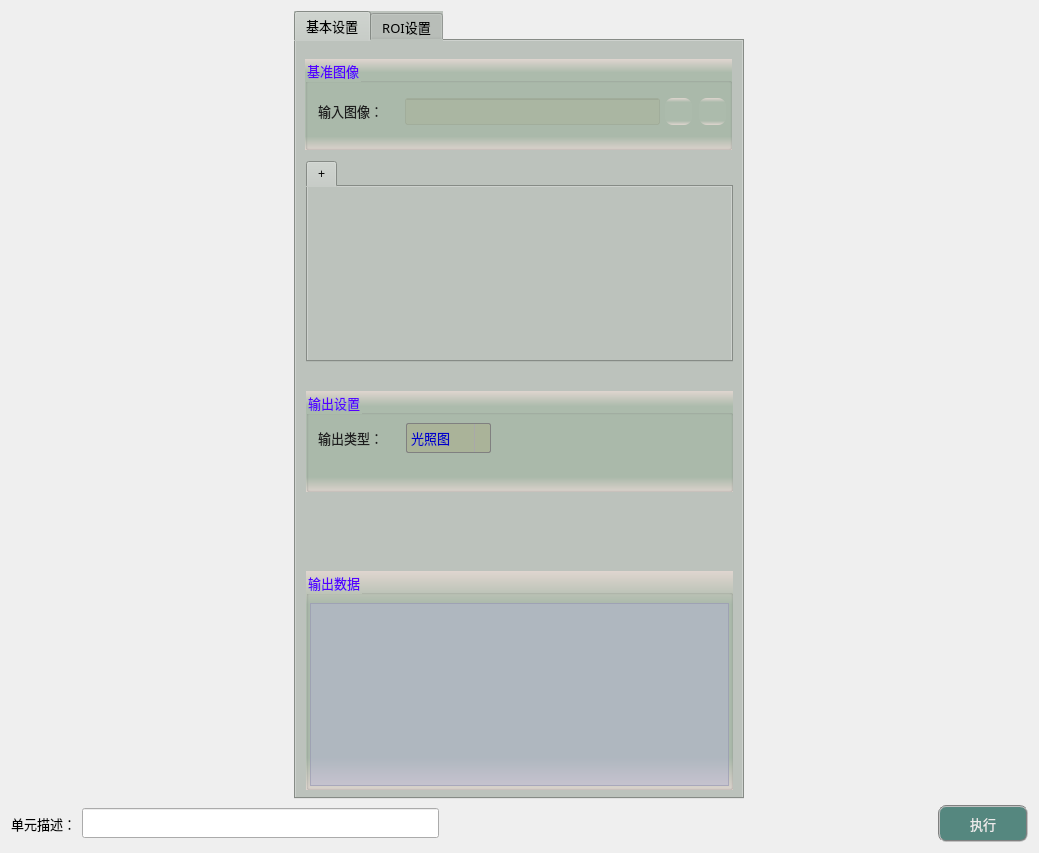
<?xml version="1.0" encoding="UTF-8"?>
<ui version="4.0">
 <class>frmPhotometricSteroClass</class>
 <widget class="QWidget" name="frmPhotometricSteroClass">
  <property name="geometry">
   <rect>
    <x>0</x>
    <y>0</y>
    <width>1039</width>
    <height>853</height>
   </rect>
  </property>
  <property name="windowTitle">
   <string>frmPhotometricStero</string>
  </property>
  <layout class="QVBoxLayout" name="verticalLayout">
   <item>
    <layout class="QHBoxLayout" name="horizontalLayout_2">
     <item>
      <widget class="QTabWidget" name="tabWidget">
       <property name="sizePolicy">
        <sizepolicy hsizetype="Fixed" vsizetype="Expanding">
         <horstretch>0</horstretch>
         <verstretch>0</verstretch>
        </sizepolicy>
       </property>
       <property name="minimumSize">
        <size>
         <width>450</width>
         <height>550</height>
        </size>
       </property>
       <property name="maximumSize">
        <size>
         <width>16777215</width>
         <height>16777215</height>
        </size>
       </property>
       <property name="font">
        <font>
         <family>微软雅黑</family>
         <pointsize>10</pointsize>
        </font>
       </property>
       <property name="styleSheet">
        <string notr="true">background-color: #bcc2bc;</string>
       </property>
       <property name="currentIndex">
        <number>0</number>
       </property>
       <widget class="QWidget" name="tab">
        <attribute name="title">
         <string>基本设置</string>
        </attribute>
        <widget class="QGroupBox" name="groupCamera">
         <property name="geometry">
          <rect>
           <x>9</x>
           <y>18</y>
           <width>427</width>
           <height>91</height>
          </rect>
         </property>
         <property name="font">
          <font>
           <family>微软雅黑</family>
           <pointsize>10</pointsize>
          </font>
         </property>
         <property name="styleSheet">
          <string notr="true">background-color: qlineargradient(x1:0, y1:0, x2:0, y2:1, stop:0 #dfd5cf, stop: 0.15 #acbbac, stop: 0.85 #acbbac,stop:1 #dfd5cf);
color: rgb(85, 0, 255);</string>
         </property>
         <property name="title">
          <string>基准图像</string>
         </property>
         <widget class="QLabel" name="label_4">
          <property name="geometry">
           <rect>
            <x>13</x>
            <y>42</y>
            <width>79</width>
            <height>19</height>
           </rect>
          </property>
          <property name="font">
           <font>
            <family>微软雅黑</family>
            <pointsize>10</pointsize>
           </font>
          </property>
          <property name="styleSheet">
           <string notr="true">color: rgb(30, 30, 30);
background: transparent;</string>
          </property>
          <property name="text">
           <string>输入图像：</string>
          </property>
         </widget>
         <widget class="QLineEdit" name="txtLinkImage">
          <property name="geometry">
           <rect>
            <x>100</x>
            <y>39</y>
            <width>255</width>
            <height>27</height>
           </rect>
          </property>
          <property name="font">
           <font>
            <family>微软雅黑</family>
            <pointsize>10</pointsize>
           </font>
          </property>
          <property name="styleSheet">
           <string notr="true">color: rgb(0, 0, 200);
background-color: rgba(170, 170, 127,50);</string>
          </property>
          <property name="alignment">
           <set>Qt::AlignCenter</set>
          </property>
          <property name="readOnly">
           <bool>true</bool>
          </property>
         </widget>
         <widget class="QPushButton" name="btnLinkImage">
          <property name="geometry">
           <rect>
            <x>360</x>
            <y>39</y>
            <width>27</width>
            <height>27</height>
           </rect>
          </property>
          <property name="toolTip">
           <string>链接图像</string>
          </property>
          <property name="styleSheet">
           <string notr="true">QWidget{ border:none;border-radius: 8px;padding: 2px 4px;}
QPushButton:hover{ background-color: rgba(85, 150, 127, 100);}
QPushButton:pressed{background-color: rgba(85, 180, 127, 160);}</string>
          </property>
          <property name="text">
           <string/>
          </property>
          <property name="icon">
           <iconset resource="../../GeometryTools/FindCircle/sub_res.qrc">
            <normaloff>:/resource/link.png</normaloff>:/resource/link.png</iconset>
          </property>
          <property name="iconSize">
           <size>
            <width>27</width>
            <height>27</height>
           </size>
          </property>
         </widget>
         <widget class="QPushButton" name="btnDelLinkImage">
          <property name="geometry">
           <rect>
            <x>394</x>
            <y>39</y>
            <width>27</width>
            <height>27</height>
           </rect>
          </property>
          <property name="toolTip">
           <string>删除图像链接</string>
          </property>
          <property name="styleSheet">
           <string notr="true">QWidget{ border:none;border-radius: 8px;padding: 2px 4px;}
QPushButton:hover{ background-color: rgba(226, 142, 162, 100);}
QPushButton:pressed{background-color: rgba(226, 172, 162, 200);}</string>
          </property>
          <property name="text">
           <string/>
          </property>
          <property name="icon">
           <iconset resource="../../GeometryTools/FindCircle/sub_res.qrc">
            <normaloff>:/resource/del_link.png</normaloff>:/resource/del_link.png</iconset>
          </property>
          <property name="iconSize">
           <size>
            <width>27</width>
            <height>27</height>
           </size>
          </property>
         </widget>
        </widget>
        <widget class="QGroupBox" name="groupC2">
         <property name="geometry">
          <rect>
           <x>10</x>
           <y>350</y>
           <width>427</width>
           <height>101</height>
          </rect>
         </property>
         <property name="font">
          <font>
           <family>微软雅黑</family>
           <pointsize>10</pointsize>
          </font>
         </property>
         <property name="styleSheet">
          <string notr="true">background-color: qlineargradient(x1:0, y1:0, x2:0, y2:1, stop:0 #dfd5cf, stop: 0.15 #acbbac, stop: 0.85 #acbbac,stop:1 #dfd5cf);
color: rgb(85, 0, 255);</string>
         </property>
         <property name="title">
          <string>输出设置</string>
         </property>
         <widget class="QLabel" name="label">
          <property name="geometry">
           <rect>
            <x>12</x>
            <y>37</y>
            <width>81</width>
            <height>19</height>
           </rect>
          </property>
          <property name="sizePolicy">
           <sizepolicy hsizetype="Preferred" vsizetype="Fixed">
            <horstretch>0</horstretch>
            <verstretch>0</verstretch>
           </sizepolicy>
          </property>
          <property name="font">
           <font>
            <family>微软雅黑</family>
            <pointsize>10</pointsize>
           </font>
          </property>
          <property name="styleSheet">
           <string notr="true">color: rgb(30, 30, 30);
background: transparent;</string>
          </property>
          <property name="text">
           <string>输出类型：</string>
          </property>
         </widget>
         <widget class="QComboBox" name="comboOutType">
          <property name="geometry">
           <rect>
            <x>100</x>
            <y>32</y>
            <width>85</width>
            <height>30</height>
           </rect>
          </property>
          <property name="font">
           <font>
            <family>微软雅黑</family>
            <pointsize>10</pointsize>
           </font>
          </property>
          <property name="styleSheet">
           <string notr="true">QComboBox {
    border: 1px solid gray;
    border-radius: 2px;    
    color: rgb(0, 0, 200);
	background-color: rgba(170, 170, 127,100);
}
QComboBox::drop-down {
    subcontrol-origin: padding;
    subcontrol-position: top right;
    width: 15px; 
    border-left-width: 1px;
    border-left-color: darkgray;
    border-left-style: solid;
    border-top-right-radius: 3px;
    border-bottom-right-radius: 3px;
}

QComboBox::down-arrow {
    image: url(:/resource/down.png);
} 
QComboBox::down-arrow:on {
    top: 1px;
    left: 1px;
}</string>
          </property>
          <item>
           <property name="text">
            <string>光照图</string>
           </property>
          </item>
          <item>
           <property name="text">
            <string>法线图</string>
           </property>
          </item>
         </widget>
        </widget>
        <widget class="QGroupBox" name="groupC3">
         <property name="geometry">
          <rect>
           <x>10</x>
           <y>530</y>
           <width>427</width>
           <height>219</height>
          </rect>
         </property>
         <property name="font">
          <font>
           <family>微软雅黑</family>
           <pointsize>10</pointsize>
          </font>
         </property>
         <property name="styleSheet">
          <string notr="true">background-color: qlineargradient(x1:0, y1:0, x2:0, y2:1, stop:0 #dfd5cf, stop: 0.15 #acbbac, stop: 0.85 #acbbac,stop:1 #dfd5cf);
color: rgb(85, 0, 255);</string>
         </property>
         <property name="title">
          <string>输出数据</string>
         </property>
         <widget class="QTextEdit" name="txtMsg">
          <property name="geometry">
           <rect>
            <x>4</x>
            <y>32</y>
            <width>419</width>
            <height>183</height>
           </rect>
          </property>
          <property name="font">
           <font>
            <family>微软雅黑</family>
           </font>
          </property>
          <property name="styleSheet">
           <string notr="true">QTextEdit         
{
    background-color: rgba(180, 180, 215,120);    
    gridline-color: rgba(220, 220, 255,255);
    color: rgba(20, 20, 20,200);
}
QScrollBar:vertical{ 
		background:#FFFFF2;
		padding-top:20px;
		padding-bottom:20px;
		padding-left:2px;
		padding-right:2px;
		border-left:1px solid #d7d7d7;}
QScrollBar::handle:vertical{
		background:#dbdbdb;
		border-radius:6px;
		min-height:20px;}
QScrollBar::handle:vertical:hover{
		background:#d0d0d0;}
QScrollBar::add-line:vertical{
		background:url(:/resource/down.png) center no-repeat;}
QScrollBar::sub-line:vertical{
		background:url(:/resource/up.png) center no-repeat;}
QScrollBar:horizontal{ 
		background:#FFFFF2;
		padding-top:20px;
		padding-bottom:20px;
		padding-left:2px;
		padding-right:2px;
		border-left:1px solid #d7d7d7;}
QScrollBar::handle:horizontal{
		background:#dbdbdb;
		border-radius:6px;
		min-height:20px;}
QScrollBar::handle:horizontal:hover{
		background:#d0d0d0;}
QScrollBar::add-line:horizontal{
		background:url(:/resource/right.png) center no-repeat;}
QScrollBar::sub-line:horizontal{
		background:url(:/resource/left.png) center no-repeat;}</string>
          </property>
          <property name="readOnly">
           <bool>true</bool>
          </property>
         </widget>
        </widget>
        <widget class="QTabWidget" name="img_parameters">
         <property name="geometry">
          <rect>
           <x>10</x>
           <y>120</y>
           <width>427</width>
           <height>201</height>
          </rect>
         </property>
         <property name="currentIndex">
          <number>0</number>
         </property>
         <widget class="QWidget" name="tab_4">
          <attribute name="title">
           <string>+</string>
          </attribute>
         </widget>
        </widget>
       </widget>
       <widget class="QWidget" name="tab_2">
        <attribute name="title">
         <string>ROI设置</string>
        </attribute>
        <widget class="QGroupBox" name="groupC4">
         <property name="geometry">
          <rect>
           <x>9</x>
           <y>18</y>
           <width>427</width>
           <height>215</height>
          </rect>
         </property>
         <property name="font">
          <font>
           <family>微软雅黑</family>
           <pointsize>10</pointsize>
          </font>
         </property>
         <property name="styleSheet">
          <string notr="true">background-color: qlineargradient(x1:0, y1:0, x2:0, y2:1, stop:0 #dfd5cf, stop: 0.15 #acbbac, stop: 0.85 #acbbac,stop:1 #dfd5cf);
color: rgb(85, 0, 255);</string>
         </property>
         <property name="title">
          <string>ROI对象</string>
         </property>
         <widget class="QPushButton" name="btnAddROI">
          <property name="geometry">
           <rect>
            <x>20</x>
            <y>34</y>
            <width>66</width>
            <height>32</height>
           </rect>
          </property>
          <property name="sizePolicy">
           <sizepolicy hsizetype="Fixed" vsizetype="Fixed">
            <horstretch>0</horstretch>
            <verstretch>0</verstretch>
           </sizepolicy>
          </property>
          <property name="minimumSize">
           <size>
            <width>60</width>
            <height>30</height>
           </size>
          </property>
          <property name="font">
           <font>
            <family>微软雅黑</family>
            <pointsize>9</pointsize>
           </font>
          </property>
          <property name="styleSheet">
           <string notr="true">QWidget{ background-color: rgba(9, 42, 47, 200);}
QWidget{ color: rgb(235, 235, 235);}
QWidget{ border: 2px groove gray;border-radius: 5px;padding: 2px 4px;}
QPushButton:hover{ background-color: rgb(9, 62, 52);}
QPushButton:pressed{background-color: rgb(9, 82, 72);}</string>
          </property>
          <property name="text">
           <string>添加</string>
          </property>
         </widget>
         <widget class="QPushButton" name="btnDeleteROI">
          <property name="geometry">
           <rect>
            <x>100</x>
            <y>34</y>
            <width>66</width>
            <height>32</height>
           </rect>
          </property>
          <property name="minimumSize">
           <size>
            <width>60</width>
            <height>30</height>
           </size>
          </property>
          <property name="font">
           <font>
            <family>微软雅黑</family>
            <pointsize>9</pointsize>
           </font>
          </property>
          <property name="styleSheet">
           <string notr="true">QWidget{ background-color: rgba(97, 63, 56, 200);}
QWidget{ color: rgb(235, 235, 235);}
QWidget{ border: 2px groove gray;border-radius: 5px;padding: 2px 4px;}
QPushButton:hover{ background-color: rgb(97, 83, 76);}
QPushButton:pressed{background-color: rgb(117, 83, 96);}</string>
          </property>
          <property name="text">
           <string>删除</string>
          </property>
         </widget>
         <widget class="QLineEdit" name="txtLinkFollow">
          <property name="geometry">
           <rect>
            <x>114</x>
            <y>84</y>
            <width>235</width>
            <height>27</height>
           </rect>
          </property>
          <property name="font">
           <font>
            <family>微软雅黑</family>
            <pointsize>10</pointsize>
           </font>
          </property>
          <property name="toolTip">
           <string>匹配基准中心</string>
          </property>
          <property name="styleSheet">
           <string notr="true">color: rgb(0, 0, 200);
background-color: rgba(170, 170, 127,50);</string>
          </property>
          <property name="alignment">
           <set>Qt::AlignCenter</set>
          </property>
          <property name="readOnly">
           <bool>true</bool>
          </property>
         </widget>
         <widget class="QPushButton" name="btnDelLinkFollow">
          <property name="geometry">
           <rect>
            <x>388</x>
            <y>84</y>
            <width>27</width>
            <height>27</height>
           </rect>
          </property>
          <property name="toolTip">
           <string>删除位置跟随链接</string>
          </property>
          <property name="styleSheet">
           <string notr="true">QWidget{ border:none;border-radius: 8px;padding: 2px 4px;}
QPushButton:hover{ background-color: rgba(226, 142, 162, 100);}
QPushButton:pressed{background-color: rgba(226, 172, 162, 200);}</string>
          </property>
          <property name="text">
           <string/>
          </property>
          <property name="icon">
           <iconset resource="../../GeometryTools/FindCircle/sub_res.qrc">
            <normaloff>:/resource/del_link.png</normaloff>:/resource/del_link.png</iconset>
          </property>
          <property name="iconSize">
           <size>
            <width>27</width>
            <height>27</height>
           </size>
          </property>
         </widget>
         <widget class="QPushButton" name="btnLinkFollow">
          <property name="geometry">
           <rect>
            <x>354</x>
            <y>84</y>
            <width>27</width>
            <height>27</height>
           </rect>
          </property>
          <property name="toolTip">
           <string>链接位置跟随</string>
          </property>
          <property name="styleSheet">
           <string notr="true">QWidget{ border:none;border-radius: 8px;padding: 2px 4px;}
QPushButton:hover{ background-color: rgba(85, 150, 127, 100);}
QPushButton:pressed{background-color: rgba(85, 180, 127, 160);}</string>
          </property>
          <property name="text">
           <string/>
          </property>
          <property name="icon">
           <iconset resource="../../GeometryTools/FindCircle/sub_res.qrc">
            <normaloff>:/resource/link.png</normaloff>:/resource/link.png</iconset>
          </property>
          <property name="iconSize">
           <size>
            <width>27</width>
            <height>27</height>
           </size>
          </property>
         </widget>
         <widget class="QCheckBox" name="checkUseFollow">
          <property name="geometry">
           <rect>
            <x>13</x>
            <y>83</y>
            <width>95</width>
            <height>27</height>
           </rect>
          </property>
          <property name="sizePolicy">
           <sizepolicy hsizetype="Fixed" vsizetype="Fixed">
            <horstretch>0</horstretch>
            <verstretch>0</verstretch>
           </sizepolicy>
          </property>
          <property name="font">
           <font>
            <family>微软雅黑</family>
            <pointsize>10</pointsize>
           </font>
          </property>
          <property name="styleSheet">
           <string notr="true">QCheckBox{
    color: rgb(30, 30, 30);
	border-style: flat;
	background: transparent;
}
QCheckBox::indicator {
    width: 17px;
    height: 17px;    
}
QCheckBox::indicator::unchecked {
    image: url(:/resource/untick.png);
}
QCheckBox::indicator::checked {
    image: url(:/resource/tick.png);
};</string>
          </property>
          <property name="text">
           <string>位置跟随</string>
          </property>
          <property name="iconSize">
           <size>
            <width>22</width>
            <height>22</height>
           </size>
          </property>
         </widget>
        </widget>
       </widget>
      </widget>
     </item>
     <item>
      <layout class="QGridLayout" name="imageLayout">
       <property name="spacing">
        <number>1</number>
       </property>
      </layout>
     </item>
    </layout>
   </item>
   <item>
    <layout class="QHBoxLayout" name="horizontalLayout">
     <item>
      <widget class="QLabel" name="label_3">
       <property name="sizePolicy">
        <sizepolicy hsizetype="Fixed" vsizetype="Fixed">
         <horstretch>0</horstretch>
         <verstretch>0</verstretch>
        </sizepolicy>
       </property>
       <property name="maximumSize">
        <size>
         <width>83</width>
         <height>25</height>
        </size>
       </property>
       <property name="font">
        <font>
         <family>微软雅黑</family>
         <pointsize>10</pointsize>
        </font>
       </property>
       <property name="styleSheet">
        <string notr="true">background-color: rgba(255, 255, 255, 0);</string>
       </property>
       <property name="text">
        <string>单元描述：</string>
       </property>
      </widget>
     </item>
     <item>
      <widget class="QLineEdit" name="txtDescribe">
       <property name="sizePolicy">
        <sizepolicy hsizetype="Fixed" vsizetype="Fixed">
         <horstretch>0</horstretch>
         <verstretch>0</verstretch>
        </sizepolicy>
       </property>
       <property name="minimumSize">
        <size>
         <width>357</width>
         <height>30</height>
        </size>
       </property>
       <property name="maximumSize">
        <size>
         <width>16777215</width>
         <height>30</height>
        </size>
       </property>
       <property name="font">
        <font>
         <family>微软雅黑</family>
         <pointsize>10</pointsize>
        </font>
       </property>
      </widget>
     </item>
     <item>
      <spacer name="horizontalSpacer_8">
       <property name="orientation">
        <enum>Qt::Horizontal</enum>
       </property>
       <property name="sizeHint" stdset="0">
        <size>
         <width>298</width>
         <height>20</height>
        </size>
       </property>
      </spacer>
     </item>
     <item>
      <widget class="QPushButton" name="btnExecute">
       <property name="minimumSize">
        <size>
         <width>90</width>
         <height>37</height>
        </size>
       </property>
       <property name="font">
        <font>
         <family>微软雅黑</family>
         <pointsize>10</pointsize>
        </font>
       </property>
       <property name="styleSheet">
        <string notr="true">QWidget{ background-color: rgb(85, 135, 127);}
QWidget{ color: rgb(235, 235, 235);}
QWidget{ border: 2px groove gray;border-radius: 8px;padding: 2px 4px;}
QPushButton:hover{ background-color: rgb(85, 155, 127);}
QPushButton:pressed{background-color: rgb(85, 175, 127);}</string>
       </property>
       <property name="text">
        <string>执行</string>
       </property>
      </widget>
     </item>
    </layout>
   </item>
  </layout>
 </widget>
 <layoutdefault spacing="6" margin="11"/>
 <resources>
  <include location="../../GeometryTools/FindCircle/sub_res.qrc"/>
 </resources>
 <connections/>
</ui>
